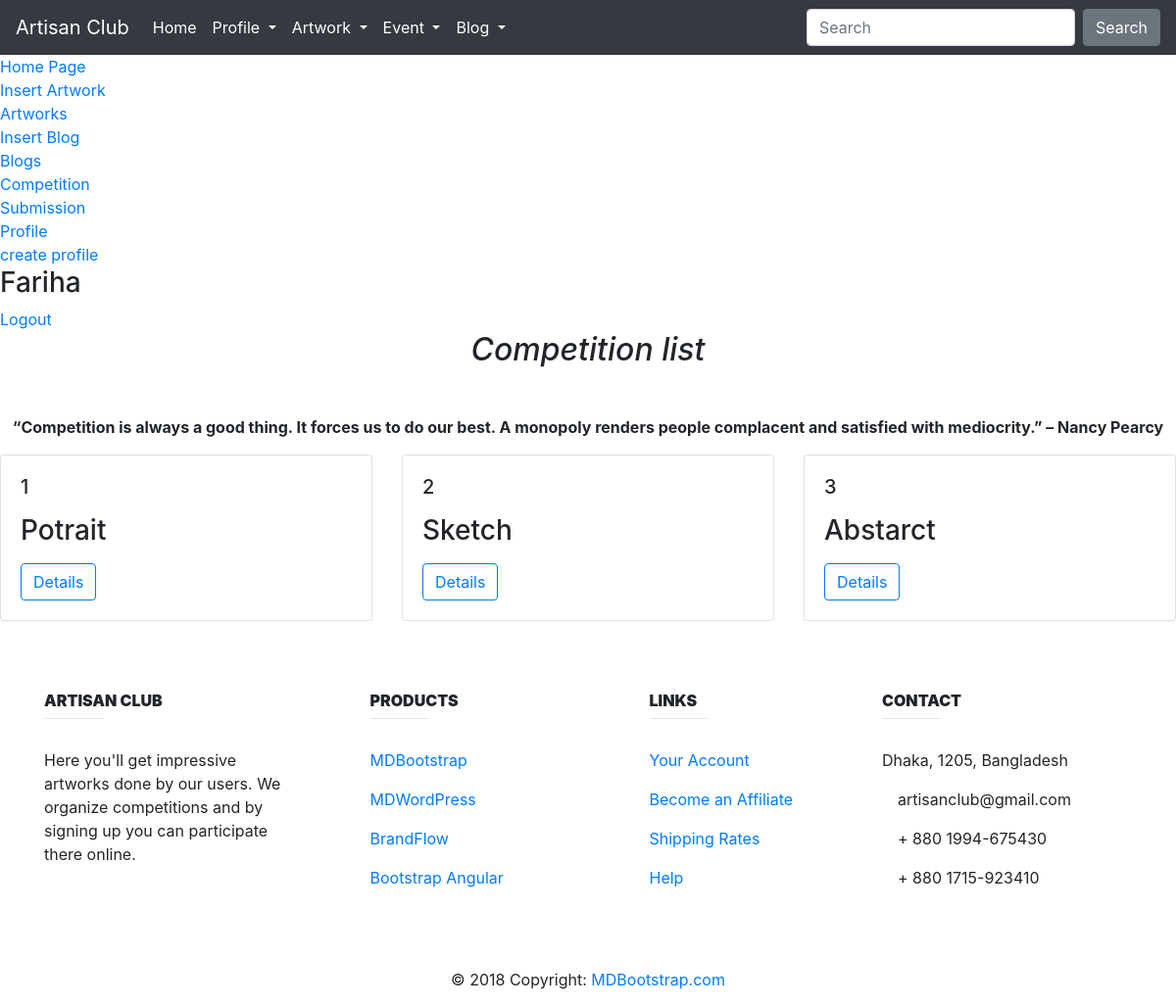
Screenshot of /Competition/ (signed in) with the database file from the repository.
### Event/models.py (models this page shows, shortened)
class Competition(models.Model):
    title = models.CharField(max_length=100,default="")
    date = models.DateField(auto_now=True)
    time = models.TimeField(auto_now=True)

### Event/views.py (the view)
# urls.py: path('Competition/',EventView.showcompetition,name='Competition'),
@login_required()
def showcompetition(request):
    competition  = Competition.objects.all()
    context ={
        'all_competition': competition
    }
    return render(request,'Event/showcompetition.html', context)

### templates/Event/showcompetition.html
{% extends 'Base.html' %}
{% load static %}
{% block content %}
    <center><h2><i>Competition list</i></h2></center> <br>
    <p> <center><b>“Competition is always a good thing. It forces us to do our best.
        A monopoly renders people complacent and satisfied with mediocrity.”  – Nancy Pearcy</b></center></p>
   <div class="row row-cols-1 row-cols-md-3">
       {% for comp in all_competition %}
        <div class="col mb-4">
          <div class="card h-100" >
            <div class="card-body">
              <h5 class="card-title">{{ comp.id }}</h5>
              <p class="card-text">
                  <h3>{{ comp.title }}</h3>
              </p>
                <a href="{{comp.id }}">
                    <button type="button" class="btn btn-outline-primary">Details</button>
                </a>
            </div>
          </div>
        </div>
        {% endfor %}
    </div>
{% endblock content %}

### templates/Base.html (shortened to what this page needs)
{% load static %}
<!DOCTYPE html>
<html lang="en">
<head>
    <link rel="stylesheet" href="https://stackpath.bootstrapcdn.com/bootstrap/4.5.2/css/bootstrap.min.css">
    <link rel="stylesheet" href="https://maxcdn.bootstrapcdn.com/bootstrap/4.0.0/css/bootstrap.min.css">
</head>
<body>
<nav class="navbar navbar-expand-lg navbar-dark bg-dark">
  <a class="navbar-brand" href="#">Artisan Club</a>
  <div class="collapse navbar-collapse" id="navbarSupportedContent">
    <ul class="navbar-nav mr-auto">
      <li class="nav-item active">
        <a class="nav-link" href="{% url 'Homepage' %}">Home <span class="sr-only">(current)</span></a>
        <li class="nav-item dropdown active">
        <a class="nav-link dropdown-toggle" href="#" id="navbarDropdown" role="button" data-toggle="dropdown" aria-haspopup="true" aria-expanded="false">
          Profile
        </a>
      </li>
        <li class="nav-item dropdown active">
        <a class="nav-link dropdown-toggle" href="#" id="navbarDropdown" role="button" data-toggle="dropdown" aria-haspopup="true" aria-expanded="false">
          Artwork
        </a>
      </li>
      <li class="nav-item dropdown active">
        <a class="nav-link dropdown-toggle" href="#" id="navbarDropdown" role="button" data-toggle="dropdown" aria-haspopup="true" aria-expanded="false">
          Event
        </a>
      </li>
        <li class="nav-item dropdown active">
        <a class="nav-link dropdown-toggle" href="#" id="navbarDropdown" role="button" data-toggle="dropdown" aria-haspopup="true" aria-expanded="false">
         Blog
        </a>
      </li>
    </ul>
    <form class="form-inline my-2 my-lg-0">
      <input class="form-control mr-sm-2" type="search" placeholder="Search" aria-label="Search">
      <button type="button" class="btn btn-secondary" type="submit">Search</button>
    </form>
  </div>
</nav>
<a href="{% url 'Homepage' %}">Home Page</a><br>
<a href="{% url 'InsertArtwork' %}">Insert Artwork</a><br>
<a href="{% url 'ShowArtwork' %}">Artworks</a><br>
<a href="{% url 'InsertBlogs' %}">Insert Blog</a><br>
<a href="{% url 'ShowBlogs' %}">Blogs</a><br>
<a href="{% url 'Competition' %}">Competition</a><br>
<a href="{% url 'SubmitCompetition' %}">Submission</a><br>
<a href="{% url 'ShowProfile' %}">Profile</a><br>
<a href="{% url 'CreateProfile' %}">create profile</a><br>
{% if user.is_authenticated %}
    <h3>{{ user.username }}</h3>
    <a href="{% url 'logout' %}">Logout</a><br>
{% else %}
    <h3> Stranger!</h3>
    <a href="{% url 'signup' %}">Sign Up</a><br>
    <a href="{% url 'login' %}">Login</a><br>
{% endif %}
{% block content %}
{% endblock content %}
<footer class="page-footer font-small unique-color-dark">
        <div class="container mt-5 mb-4 text-center text-md-left">
            <div class="row mt-3">
                <div class="col-md-3 col-lg-4 col-xl-3 mb-4">
                    <h6 class="text-uppercase font-weight-bold">
                        <strong>Artisan Club</strong>
                    </h6>
                    <hr class="deep-purple accent-2 mb-4 mt-0 d-inline-block mx-auto" style="width: 60px;">
                    <p>Here you'll get impressive artworks done by our users. We organize competitions and by signing
                        up you can participate there online.</p>
                </div>
                <div class="col-md-2 col-lg-2 col-xl-2 mx-auto mb-4">
                    <h6 class="text-uppercase font-weight-bold">
                        <strong>Products</strong>
                    </h6>
                    <hr class="deep-purple accent-2 mb-4 mt-0 d-inline-block mx-auto" style="width: 60px;">
                    <p>
                        <a href="#!">MDBootstrap</a>
                    </p>
                    <p>
                        <a href="#!">MDWordPress</a>
                    </p>
                    <p>
                        <a href="#!">BrandFlow</a>
                    </p>
                    <p>
                        <a href="#!">Bootstrap Angular</a>
                    </p>
                </div>
                <div class="col-md-3 col-lg-2 col-xl-2 mx-auto mb-4">
                    <h6 class="text-uppercase font-weight-bold">
                        <strong>links</strong>
                    </h6>
                    <hr class="deep-purple accent-2 mb-4 mt-0 d-inline-block mx-auto" style="width: 60px;">
                    <p>
                        <a href="#!">Your Account</a>
                    </p>
                    <p>
                        <a href="#!">Become an Affiliate</a>
                    </p>
                    <p>
                        <a href="#!">Shipping Rates</a>
                    </p>
                    <p>
                        <a href="#!">Help</a>
                    </p>
                </div>
                <div class="col-md-4 col-lg-3 col-xl-3">
                    <h6 class="text-uppercase font-weight-bold">
                        <strong>Contact</strong>
                    </h6>
                    <hr class="deep-purple accent-2 mb-4 mt-0 d-inline-block mx-auto" style="width: 60px;">
                    <p>
                        </i> Dhaka, 1205, Bangladesh</p>
                    <p>
                         artisanclub@gmail.com</p>
                    <p>
                         + 880 1994-675430</p>
                    <p>
                         + 880 1715-923410</p>
                </div>
            </div>
        </div>
        <div class="footer-copyright text-center py-3">© 2018 Copyright:
            <a href="https://mdbootstrap.com/bootstrap-tutorial/"> MDBootstrap.com</a>
        </div>
    </footer>
</body>
</html>

### rows the page displays
Competition: id "1", title "Potrait"
Competition: id "2", title "Sketch"
Competition: id "3", title "Abstarct"

### other values shown
{{ user.username }} "Fariha"
